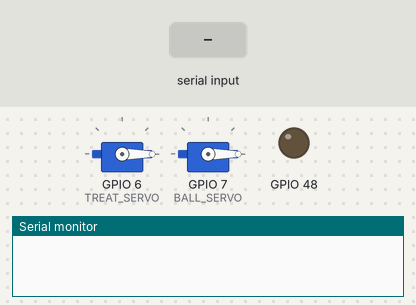
Bench run of a sketch on a simulated ESP32-S3. On the bench: 2 × servo, output pins drawn as LEDs (lit = HIGH), the last lines printed to the serial monitor. The inputs (shaded band) are chosen by the test bench. Servo pulses on a pin are drawn as a servo (544–2400 µs = 0–180°).

Above: at 1.2 s.
1.3 s: "T" received over Serial
At 1.5 s:
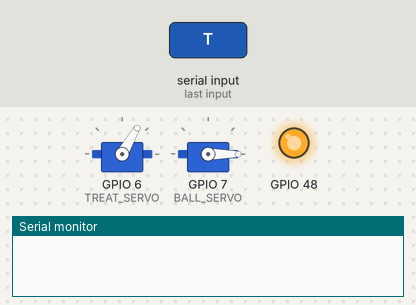
At 1.85 s:
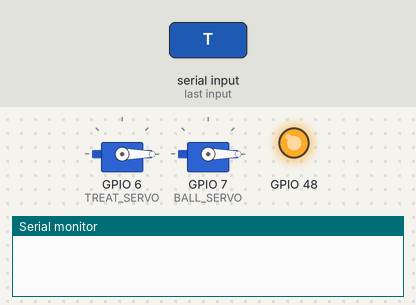
3.5 s: "B" received over Serial
At 4.3 s:
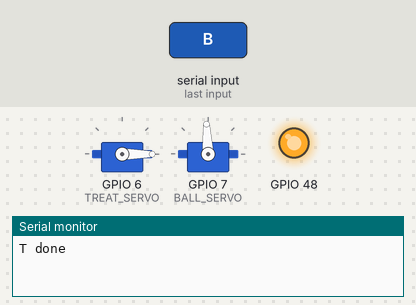
Timing chart, 0 to 6.5 s (numbered marks = the images above; inputs shaded):
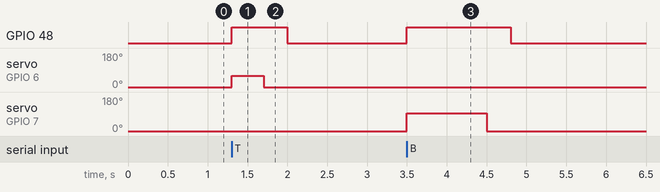

The sketch:

dog_box.ino
```cpp
// Dog box: the laptop sends one letter over USB, the box acts and replies.
//   P -> OK   D -> distance in cm   T -> drop treat   B -> roll ball

const int TRIG = 4, ECHO = 5;
const int TREAT_SERVO = 6, BALL_SERVO = 7;

// SG90 servo: 50 Hz, pulse 0.5 ms (0 deg) to 2.5 ms (180 deg), 14-bit duty
void servoAngle(int pin, int angle) {
  int us = 500 + angle * 2000 / 180;
  ledcWrite(pin, (long)us * 16384 / 20000);
}

long distanceCm() {
  digitalWrite(TRIG, LOW);  delayMicroseconds(2);
  digitalWrite(TRIG, HIGH); delayMicroseconds(10);
  digitalWrite(TRIG, LOW);
  long us = pulseIn(ECHO, HIGH, 30000);  // give up after 30 ms (~5 m)
  return us == 0 ? -1 : us / 58;
}

void move(int pin, int angle, int holdMs) {
  digitalWrite(LED_BUILTIN, HIGH);
  servoAngle(pin, angle);
  delay(holdMs);
  servoAngle(pin, 0);
  delay(300);
  digitalWrite(LED_BUILTIN, LOW);
}

void setup() {
  Serial.begin(115200);
  pinMode(TRIG, OUTPUT);
  pinMode(ECHO, INPUT_PULLDOWN);
  pinMode(LED_BUILTIN, OUTPUT);
  ledcAttach(TREAT_SERVO, 50, 14);
  ledcAttach(BALL_SERVO, 50, 14);
  servoAngle(TREAT_SERVO, 0);
  servoAngle(BALL_SERVO, 0);
}

void loop() {
  if (!Serial.available()) return;
  char c = toupper(Serial.read());
  if (c == 'P') Serial.println("OK");
  else if (c == 'D') { Serial.print("D "); Serial.println(distanceCm()); }
  else if (c == 'T') { move(TREAT_SERVO, 60, 400); Serial.println("T done"); }
  else if (c == 'B') { move(BALL_SERVO, 90, 1000); Serial.println("B done"); }
}
```

Measured:
- after the input at 1.3 s, GPIO 48: LOW → HIGH at once, → LOW 0.70 s later; servo on GPIO 6 (TREAT_SERVO): 0° → 60° at once, → 0° 0.40 s later
- after the input at 3.5 s, GPIO 48: LOW → HIGH at once, → LOW 1.3 s later; servo on GPIO 7 (BALL_SERVO): 0° → 93° at once, → 0° 1.0 s later
